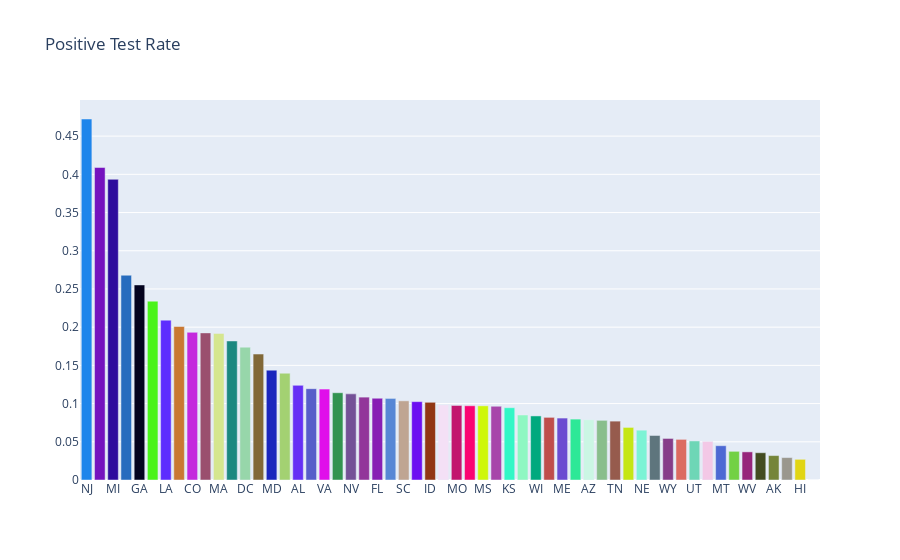
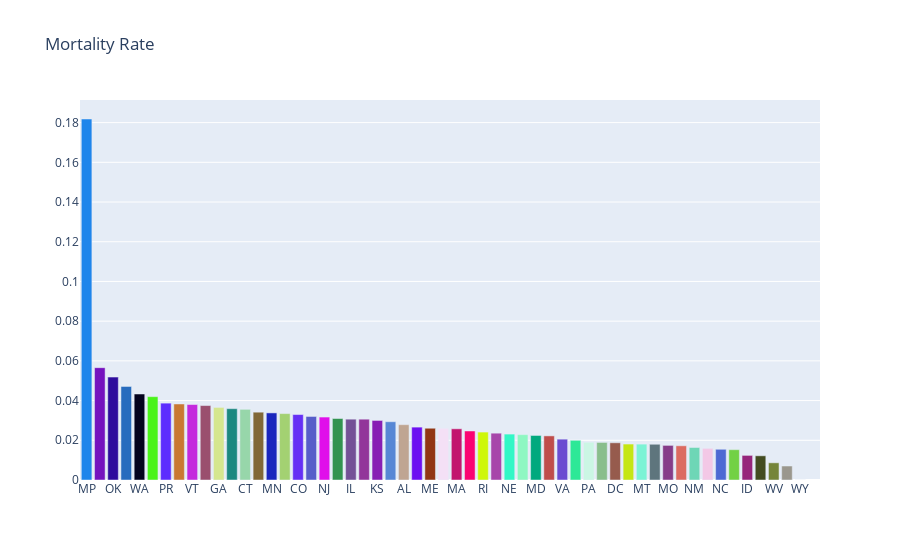

These figures' notebook cell, in order:
### Code cell
import requests
import json
import pandas as pd
from colour import Color
import plotly.graph_objects as go
import matplotlib.pyplot as plt
import matplotlib

import warnings
warnings.filterwarnings('ignore')

# Query API
states = requests.get('https://covidtracking.com/api/states/daily').json()
states = pd.DataFrame(states)

us = requests.get('https://covidtracking.com/api/us/daily').json()
us = pd.DataFrame(us)

# Format Data
states.date = pd.to_datetime(states.date, format = '%Y%m%d')
us.date = pd.to_datetime(us.date, format = '%Y%m%d')

states.set_index('date', inplace = True)
us.set_index('date', inplace =  True)
today = states.loc[states.index.max()]

##################################### GRAPHING ###########################################

# NATIONAL POSITIVE 
plt.style.use('dark_background')
matplotlib.rcParams.update({'font.size': 15})
fig = plt.figure(figsize=(15,5))
us.positive.plot(linewidth=3, marker = 'o', markersize=10)
plt.title('Positive Test Results COVID-19')
plt.grid()
plt.show()
fig.savefig('images/positive_tests.png')

# NATIONAL DEATHS
fig = plt.figure(figsize=(15,5))
us.death.dropna().plot(linewidth=3, marker = 'o', markersize=10)
plt.title('US Deaths')
plt.grid()
plt.show()
fig.savefig('images/deaths.png')

# POSITIVE GROWTH FROM PREVIOUS DAY
us_rev = us.iloc[::-1].positive.diff()
fig = plt.figure(figsize=(15,5))
us_rev.plot(linewidth=3, marker = 'o', markersize=10)
plt.title('Positive Case Growth')
plt.grid()
plt.show()
fig.savefig('images/positive_case_growth.png')

# POSITIVE CASES IN ILLINOIS
fig = plt.figure(figsize=(15,5))
states[states.state == 'IL'].positive.plot(linewidth=3, marker = 'o', markersize=10)
plt.title('Illinois Confirmed Cases')
plt.grid()
plt.show()
fig.savefig('images/illinois_cases.png')

# POSITIVE CASES IN NY
fig = plt.figure(figsize=(15,5))
states[states.state == 'NY'].positive.plot(linewidth=3, marker = 'o', markersize=10)
plt.title('New York Confirmed Cases')
plt.grid()
plt.show()
fig.savefig('images/ny_cases.png')

# POSITIVE CASES IN IA
fig = plt.figure(figsize=(15,5))
states[states.state == 'IA'].positive.plot(linewidth=3, marker = 'o', markersize=10)
plt.title('Iowa Confirmed Cases')
plt.grid()
plt.show()
fig.savefig('images/ia_cases.png')

# POSITIVE CASES IN HIGHEST COUNT CITIES
top_ten = today.sort_values(by='positive', ascending=False)[:10]
ten_states = top_ten.state
fig = plt.figure(figsize=(15,5))
for state in ten_states:
    if state in list(ten_states[:5].values):
        states[states.state == state].positive.plot(label = state, linewidth=3, marker = 'o', markersize=10)
    else:
        states[states.state == state].positive.plot(label = state, linewidth=1, marker = 'o', markersize=3)
plt.title('10 states with the most confirmed cases')
plt.ylabel('Positive Test Results')
plt.legend(loc='upper left')
plt.grid()
plt.show()
fig.savefig('images/top_ten_states.png')

# CASES BY STATE –– MAP
fig = go.Figure(data=go.Choropleth(
    locations=today.state, # Spatial coordinates
    z = today.positive, # Data to be color-coded
    locationmode = 'USA-states', # set of locations match entries in `locations`
    colorscale = 'Reds',
    colorbar_title = "Confirmed Cases",
))

fig.update_layout(
    title_text = 'COVID-19 Cases by State',
    geo_scope='usa', # limite map scope to USA
)

fig.show()
fig.write_image('images/positive_cases_map.png')

# POSITIVE TEST RATE
today['positive_rate'] = today.positive/today.total
rates = today.sort_values(by='positive_rate', ascending = False)
rates = rates[['state', 'positive_rate', 'death', 'positive']]
rates = rates.set_index('state')
colors = [Color(pick_for=x).get_hex_l() for x in rates.index]
fig = go.Figure([go.Bar(x=rates.index, y=rates.positive_rate, marker_color=colors)])
fig.update_layout(
    title_text = 'Positive Test Rate'
)
fig.show()
fig.write_image('images/positive_test_rate.png')

# MORTALITY RATE
rates['death_rate'] = rates.death/rates.positive
rates = rates.sort_values(by='death_rate', ascending=False)
fig = go.Figure([go.Bar(x=rates.index, y=rates.death_rate, marker_color=colors)])
fig.update_layout(
    title_text = 'Mortality Rate')
fig.show()
fig.write_image('images/mortality_rate.png')

# SAVE DATA
us.reset_index(inplace = True)
states.reset_index(inplace=True)
us.date = us.date.astype(str)
states.date = states.date.astype(str)
national_data = us.to_dict()
state_data = states.to_dict()


data = {'state': state_data,
        'us': national_data}

with open('coronavirus.json', mode='w', encoding='utf-8') as f:
    json.dump(data, f)

with open('coronavirus.json') as f:
    data = json.load(f)
    state = data['state']

### Figure 1 — Plotly figure (JSON) as saved in the notebook; plotly's stock layout.template omitted (floating-point values rounded to 4 significant figures)
{"data": [{"marker": {"color": ["#1f85eb", "#7512be", "#2e0c9d", "#276cbe", "#04031e", "#4af31a", "#5d2dfe", "#c97832", "#c429dd", "#9a4f6e", "#d5e68f", "#1b8880", "#97d6aa", "#816837", "#1a26bd", "#a3d172", "#652ff5", "#575ec9", "#e00fea", "#329350", "#745197", "#92369a", "#871eb4", "#5787d5", "#bfa592", "#6c0ff1", "#913714", "#f4e0f6", "#c2156e", "#fa0372", "#cef70a", "#a746aa", "#32f7c6", "#8ef7c2", "#01a97e", "#bf4d4b", "#6b4cd1", "#2de897", "#cbf6e4", "#89be8c", "#965b4d", "#c5e614", "#7cf3d5", "#5e757d", "#863d89", "#dc6b61", "#6ed6b6", "#f3c8e6", "#4d69d3", "#72d144", "#96257b", "#434c21", "#758539", "#9a978d", "#e1d514", "#034371"]}, "type": "bar", "x": ["NJ", "NY", "MI", "CT", "GA", "MP", "LA", "IL", "CO", "IN", "MA", "GU", "DC", "PA", "MD", "VI", "AL", "RI", "VA", "OK", "NV", "DE", "FL", "CA", "SC", "PR", "ID", "WA", "MO", "TX", "MS", "OH", "KS", "NH", "WI", "IA", "ME", "NC", "AZ", "VT", "TN", "AR", "NE", "SD", "WY", "KY", "UT", "OR", "MT", "MN", "WV", "NM", "AK", "ND", "HI", "AS"], "y": [0.4724, 0.4089, 0.3935, 0.268, 0.2553, 0.234, 0.2092, 0.2009, 0.1932, 0.1925, 0.1919, 0.182, 0.1739, 0.1648, 0.1438, 0.1398, 0.1239, 0.1195, 0.1189, 0.1142, 0.1127, 0.1085, 0.107, 0.1067, 0.1036, 0.1025, 0.1017, 0.09836, 0.09754, 0.09717, 0.09707, 0.09651, 0.0946, 0.08504, 0.08384, 0.08198, 0.08106, 0.0797, 0.07887, 0.07807, 0.07704, 0.06882, 0.06519, 0.05824, 0.05438, 0.05318, 0.05111, 0.05044, 0.04488, 0.03752, 0.03683, 0.03569, 0.03198, 0.02935, 0.02706, 0]}], "layout": {"title": {"text": "Positive Test Rate"}}}

### Figure 2 — Plotly figure (JSON) as saved in the notebook; plotly's stock layout.template omitted (floating-point values rounded to 4 significant figures)
{"data": [{"marker": {"color": ["#1f85eb", "#7512be", "#2e0c9d", "#276cbe", "#04031e", "#4af31a", "#5d2dfe", "#c97832", "#c429dd", "#9a4f6e", "#d5e68f", "#1b8880", "#97d6aa", "#816837", "#1a26bd", "#a3d172", "#652ff5", "#575ec9", "#e00fea", "#329350", "#745197", "#92369a", "#871eb4", "#5787d5", "#bfa592", "#6c0ff1", "#913714", "#f4e0f6", "#c2156e", "#fa0372", "#cef70a", "#a746aa", "#32f7c6", "#8ef7c2", "#01a97e", "#bf4d4b", "#6b4cd1", "#2de897", "#cbf6e4", "#89be8c", "#965b4d", "#c5e614", "#7cf3d5", "#5e757d", "#863d89", "#dc6b61", "#6ed6b6", "#f3c8e6", "#4d69d3", "#72d144", "#96257b", "#434c21", "#758539", "#9a978d", "#e1d514", "#034371"]}, "type": "bar", "x": ["MP", "KY", "OK", "MI", "WA", "NY", "PR", "LA", "VT", "OH", "GA", "WI", "CT", "IN", "MN", "MS", "CO", "GU", "NJ", "AK", "IL", "NV", "KS", "AZ", "AL", "OR", "ME", "CA", "MA", "SC", "RI", "IA", "NE", "NH", "MD", "VI", "VA", "FL", "PA", "TX", "DC", "TN", "MT", "AR", "MO", "DE", "NM", "ND", "NC", "SD", "ID", "HI", "WV", "UT", "WY", "AS"], "y": [0.1818, 0.05657, 0.05184, 0.04713, 0.04331, 0.04198, 0.03871, 0.03829, 0.03802, 0.03749, 0.03656, 0.03592, 0.0356, 0.03416, 0.0338, 0.03345, 0.03297, 0.032, 0.03171, 0.03097, 0.03064, 0.03063, 0.03, 0.02935, 0.02786, 0.02663, 0.02607, 0.02607, 0.02579, 0.02469, 0.02414, 0.02358, 0.02312, 0.02284, 0.02243, 0.02222, 0.02058, 0.01999, 0.01903, 0.01892, 0.01875, 0.01811, 0.01807, 0.018, 0.01743, 0.01724, 0.01637, 0.01594, 0.01547, 0.01527, 0.0124, 0.0122, 0.008658, 0.007042, 0, null]}], "layout": {"title": {"text": "Mortality Rate"}}}
